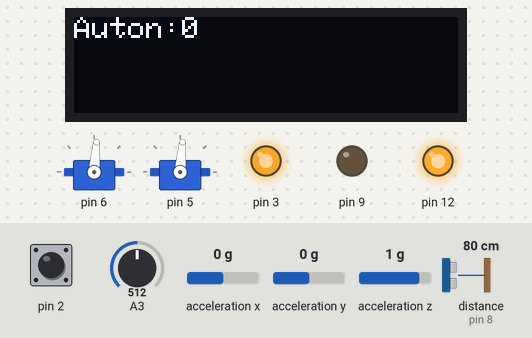
This sketch was run on a simulated Arduino Uno, built with avr-gcc and run on an emulated ATmega328P. Parts: 2 × servo, 128×32 one-colour display, output pins drawn as LEDs (lit = HIGH). Wiring (inferred from the names in the program): ultrasonic range finder: trigger pin 7; echo pin 8. The inputs (shaded band) are chosen by the test bench; at power-on: acceleration x 0 g, acceleration y 0 g, pin 2 HIGH, A3 = 512, acceleration z 1 g, distance to the obstacle (sensor on pin 8) 80 cm. The display library's start-up logo is not drawn; pins used as bus, display or sensor lines are not drawn; what the sketch prints to the serial monitor is not drawn.

Above: at 1.2 s.
1.3 s: acceleration x set to -1.4 g
At 1.77 s:
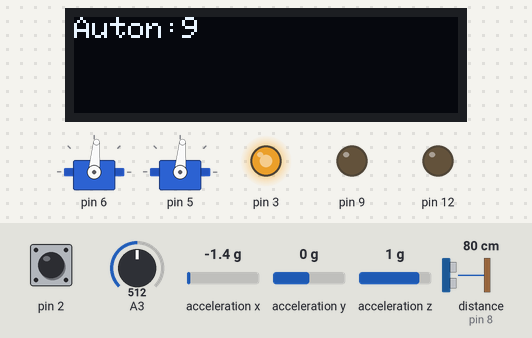
3.5 s: acceleration y set to -1.4 g
At 6.3 s:
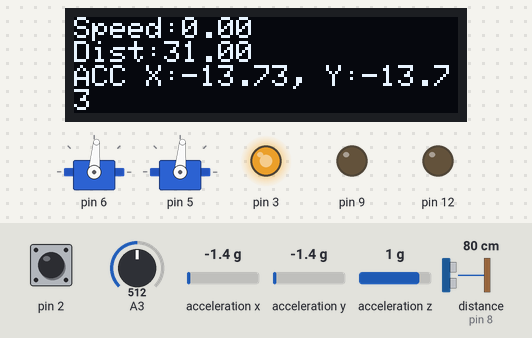
6.5 s: acceleration x set to -0.8 g
At 8.0 s:
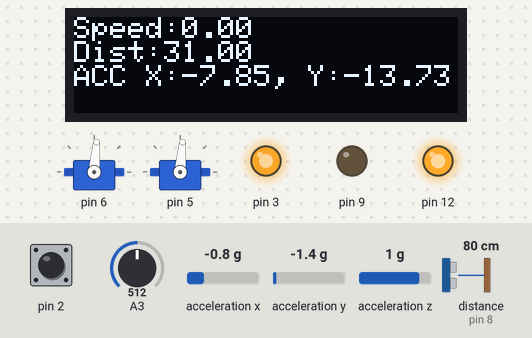
8.5 s: acceleration y set to -0.8 g
At 9.6 s:
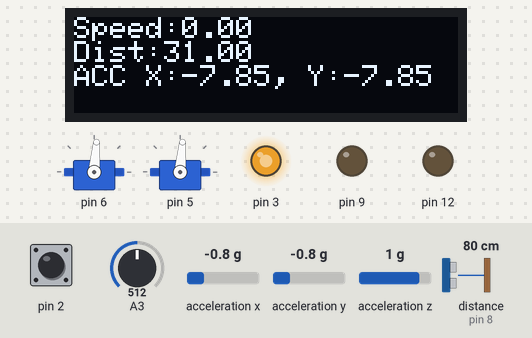
10.0 s: pin 2 pulled LOW for 0.15 s
13.1 s: pin 2 pulled LOW for 1 s
At 17.7 s:
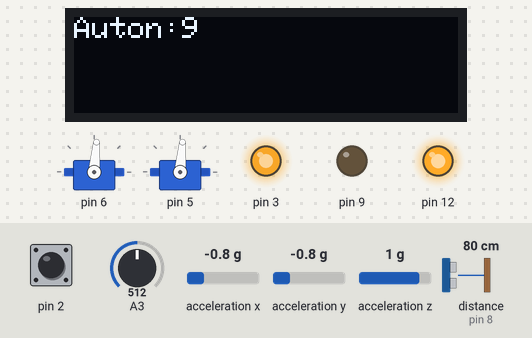
Timing chart, 0 to 18.1 s (numbered marks = the images above; inputs shaded):
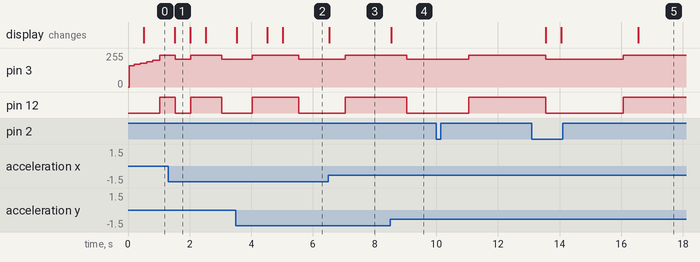

The sketch:

firmware.ino
```cpp
/**
 * firmware
 * @author Curt Henrchs
 * @date 7-22-2018
 *
 * Firmware for Roverbot, which is a small (approximatly 1 foot in length) with
 * a single drive motor and a steering servo. The sensor suite is limited to
 * an ultrasonic mounted on a servo at approximatly half a foot off the ground
 * and a simplistic homemade optical encoder used to sense general speed
 * information.
 */

//==============================================================================
//                               Libraries
//==============================================================================

#include "HardwareConfig.h"
#include "Hardware.h"
#include "Autonomous.h"

//==============================================================================
//                            Private Members
//==============================================================================

static Hardware _roverHardware;         //! Roverbot

//==============================================================================
//                                MAIN
//==============================================================================

void setup(void) {
  Serial.begin(9600);

  _roverHardware.begin();
  auto_reset();
}

void loop(void) {
  _roverHardware.update();
    auto_update(_roverHardware);
  delay(1);
}
```

Accelerometer.cpp
```cpp
/**
 * Accelerometer
 * @author Curt Henrichs
 * @date 7-7-21
 *
 * Thin wrapper around Adafruit accelerometer library. Used to extract
 * the relevant data for roverbot.
 */

//==============================================================================
//                                  Libraries
//==============================================================================

#include "Accelerometer.h"

#include "HardwareConfig.h"
#include <Wire.h>

//==============================================================================
//                            Class Implementation
//==============================================================================

/**
 * Constructor creates a new sensor
 */
Accelerometer::Accelerometer(void) : sensor() {
  x =  y = z = 0;
}

/**
     * Starts I2C comms
     */
void Accelerometer::begin(void) {
  sensor.begin(I2C_ACCEROMETER_ADDRESS);
}

/**
 * Queries the I2C device for latest state
 */
void Accelerometer::update(void) {
  sensors_event_t event;
  sensor.getEvent(&event);

  x = event.acceleration.x;
  y = event.acceleration.y;
  z = event.acceleration.z;
}

/**
 * @return Gets buffered x axis value
 */
float Accelerometer::getX(void) {
  return x;
}

/**
 * @return Gets buffered y axis value
 */
float Accelerometer::getY(void) {
  return y;
}

/**
 * @return Gets buffered z axis value
 */
float Accelerometer::getZ(void) {
  return z;
}
```

Accelerometer.h
```cpp
/**
 * Accelerometer
 * @author Curt Henrichs
 * @date 7-7-21
 *
 * Thin wrapper around Adafruit accelerometer library. Used to extract
 * the relevant data for roverbot.
 */

#ifndef ACCELEROMETER_H
#define ACCELEROMETER_H

//==============================================================================
//                                  Libraries
//==============================================================================

#include <Arduino.h>
#include <Adafruit_LIS3DH.h>
#include <Adafruit_Sensor.h>

//==============================================================================
//                            Class Declaration
//==============================================================================

class Accelerometer {

  private:
    Adafruit_LIS3DH sensor;   //! internal I2C sensor interface
    float x, y, z;            //! cached sensor readings

  public:
    /**
     * Constructor creates a new sensor
     */
    Accelerometer(void);
    /**
     * Starts I2C comms
     */
    void begin(void);
    /**
     * Queries the I2C device for latest state
     */
    void update(void);
    /**
     * @return Gets buffered x axis value
     */
    float getX(void);
    /**
     * @return Gets buffered y axis value
     */
    float getY(void);
    /**
     * @return Gets buffered z axis value
     */
    float getZ(void);
};

#endif
```

Autonomous.h
```cpp
/*
 * Autonomous
 * @author Curt Henrichs
 * @date 7-22-2018
 *
 * Autonomous module defines the state-machine to control Rovebot. The
 * state-machine architecture is built on the switch-case / subroutine
 * 'dispatcher' model. Everything is dependent on timer events running in the
 * main loop so it should be called every main loop tick.
 */

#ifndef AUTONOMOUS_H
#define AUTONOMOUS_H

//==============================================================================
//                                  Libraries
//==============================================================================

#include <Arduino.h>
#include "Hardware.h"

//==============================================================================
//                         Public Function Prototypes
//==============================================================================

/**
 * Resets autonomous state-machine. Call once after a need to reset the state
 * machine such as moving from manual operation to autonomous.
 */
void auto_reset(void);

/**
 * Main loop function that will handle the current auton state. This functions
 * could take a large finite amount of time to run due to the nature of the
 * robot.
 * @param hw is BubblesHardware object to manipulate
 */
void auto_update(Hardware& hw);

#endif
```

Display.cpp
```cpp
/**
 * Display
 * @author Curt Henrichs
 * @date 7-7-21
 *
 * Display provides a thin wrapper around the adafruit OLED library. Several
 * pages are layed out (each as a function) that can easily draw the robot's
 * state information. This module is mainly for debugging while disconnected
 * from the PC.
 */

//==============================================================================
//                                  Libraries
//==============================================================================

#include "Display.h"

#include "HardwareConfig.h"
#include <Wire.h>

//==============================================================================
//                         Constant and Macro Definition
//==============================================================================

#define SCREEN_WIDTH 128 // OLED display width, in pixels
#define SCREEN_HEIGHT 32 // OLED display height, in pixels

//==============================================================================
//                            Class Implementation
//==============================================================================
/**
 * Constructor creates a new internal display buffer
 */
Display::Display(void) : display(SCREEN_WIDTH, SCREEN_HEIGHT, &Wire, -1) {
  /* Do nothing */
}

/**
 * Starts I2C comms and sends initial buffer
 */
void Display::begin(void) {
  display.begin(SSD1306_SWITCHCAPVCC, I2C_DISPLAY_ADDRESS);
  display.display();
  display.setTextSize(1);
  display.setTextColor(SSD1306_WHITE);
}

/**
 * Clears the OLED display
 */
void Display::clear(void) {
  display.clearDisplay();
}

/**
 * Renders page - Autonomous state
 * @param state is current auton state code
 */
void Display::pageRender_auton(int state) {
  clear();

  display.setCursor(0,0);
  display.print(F("Auton:"));
  display.println(state);
  display.display();
}

/**
 * Renders page - Sensors
 * @param encoderSpeed is current speed from encoder
 * @param distance is current distance cached in ultrasonic
 * @param accX is current acceleration in X direction
 * @param accY is current acceleration in Y direction
 */
void Display::pageRender_sensors(float encoderSpeed, float distance, float accX, float accY) {
  clear();
  display.setCursor(0,0);
  display.print(F("Speed:"));
  display.println(encoderSpeed);
  display.print(F("Dist:"));
  display.println(distance);
  display.print(F("ACC X:"));
  display.print(accX);
  display.print(F(", Y:"));
  display.println(accY);
  display.display();
}

/**
 * Renders page - Motors
 * @param headServo is current value of servo motor
 * @param steerServo is current value of servo motor
 * @param driveMotor is current value of drive motor (+/- is direction)
 */
void Display::pageRender_motors(int headServo, int steerServo, int driveMotor) {
  clear();
  display.setCursor(0,0);
  display.print(F("Head:"));
  display.println(headServo);
  display.print(F("Steer:"));
  display.println(steerServo);
  display.print(F("Drive:"));
  display.println(driveMotor);
  display.display();
}
```

Display.h
```cpp
/**
 * Display
 * @author Curt Henrichs
 * @date 7-7-21
 *
 * Display provides a thin wrapper around the adafruit OLED library. Several
 * pages are layed out (each as a function) that can easily draw the robot's
 * state information. This module is mainly for debugging while disconnected
 * from the PC.
 */

#ifndef DISPLAY_H
#define DISPLAY_H

//==============================================================================
//                                  Libraries
//==============================================================================

#include <Arduino.h>
#include <Adafruit_GFX.h>
#include <Adafruit_SSD1306.h>

//==============================================================================
//                            Class Declaration
//==============================================================================

class Display {

  private:
    Adafruit_SSD1306 display; //! Internal buffer and comm logic

  public:
    /**
     * Constructor creates a new internal display buffer
     */
    Display(void);
    /**
     * Starts I2C comms and sends initial buffer
     */
    void begin(void);
    /**
     * Clears the OLED display
     */
    void clear(void);
    /**
     * Renders page - Autonomous state
     * @param state is current auton state code
     */
    void pageRender_auton(int state);
    /**
     * Renders page - Sensors
     * @param encoderSpeed is current speed from encoder
     * @param distance is current distance cached in ultrasonic
     * @param accX is current acceleration in X direction
     * @param accY is current acceleration in Y direction
     */
    void Display::pageRender_sensors(float encoderSpeed, float distance, float accX, float accY);
    /**
     * Renders page - Motors
     * @param headServo is current value of servo motor
     * @param steerServo is current value of servo motor
     * @param driveMotor is current value of drive motor (+/- is direction)
     */
    void pageRender_motors(int headServo, int steerServo, int driveMotor);
};


#endif
```

Encoder.cpp
```cpp
/**
 * Encoder
 * @author Curt Henrichs
 * @date 7-22-2018
 *
 * Encoder is an abstraction of the optical wheel encoder used to track the
 * speed of Roverbot. The encoder is low-resoultion but should be sufficient
 * for bang-bang speed control.
 */

//==============================================================================
//                               Libraries
//==============================================================================

#include "Encoder.h"

//==============================================================================
//                         Constant and Macro Definition
//==============================================================================

#define UPDATE_TIME               150 //! Calculate new speed interval

#define ANALOG_ENCODER_THRESHOLD  350 //! Light value mapping (from experiment)

#define TICKS_PER_REV             4.0 //! Encoder conversion

//==============================================================================
//                            Class Implementation
//==============================================================================

/**
 * Constructor create a default encoder (no hardware access)
 * @param pin is analog pin to attach encoder to
 */
Encoder::Encoder(byte pin) {
  analogPin = pin;
  updateTimer = 0;
  speed = 0;
  count = 0;
}

/**
 * Initialize hardware interface of encoder (at runtime). Used since
 * constuction happens before hardware 'enumerated'
 */
void Encoder::init(void) {
  encoderState = analogRead(analogPin) > ANALOG_ENCODER_THRESHOLD;
}

/**
 * Samples ticks of the encoder and determines speed on event. Call every
 * main event loop.
 */
void Encoder::update(void) {

  bool nextState = analogRead(analogPin) > ANALOG_ENCODER_THRESHOLD;
  if (nextState != encoderState) {
    encoderState = nextState;
    count++; //tick
  }

  if (updateTimer >= UPDATE_TIME) {
    updateTimer -= UPDATE_TIME;
    speed = (count / (UPDATE_TIME /  1000.0)) / TICKS_PER_REV;
    count = 0;
  }
}

/**
 * @return gets the current speed in rev / sec
 */
float Encoder::getSpeed(void) {
  return speed;
}
```

Encoder.h
```cpp
/**
 * Encoder
 * @author Curt Henrichs
 * @date 7-22-2018
 *
 * Encoder is an abstraction of the optical wheel encoder used to track the
 * speed of Roverbot. The encoder is low-resoultion but should be sufficient
 * for bang-bang speed control.
 */

#ifndef ENCODER_H
#define ENCODER_H

//==============================================================================
//                                  Libraries
//==============================================================================

#include <Arduino.h>
#include <elapsedMillis.h>

//==============================================================================
//                            Class Declaration
//==============================================================================

/**
 * Encoder interfaces with custom optical encoder which uses a CDS cell to
 * determine light / dark on the wheel.
 */
class Encoder {

  private:
    byte analogPin;             //! Analog pin to read ADC raw value
    elapsedMillis updateTimer;  //! Timer used to determine speed
    uint32_t count;             //! Number of ticks captured
    bool encoderState;          //! whether light (true) / dark (false)
    float speed;                //! calculated current speed

  public:
    /**
     * Constructor create a default encoder (no hardware access)
     * @param pin is analog pin to attach encoder to
     */
    Encoder(byte pin);
    /**
     * Initialize hardware interface of encoder (at runtime). Used since
     * constuction happens before hardware 'enumerated'
     */
    void init(void);
    /**
     * Samples ticks of the encoder and determines speed on event. Call every
     * main event loop.
     */
    void update(void);
    /**
     * @return gets the current speed in rev / sec
     */
    float getSpeed(void);
};

#endif
```

MotorController.cpp
```cpp
/**
 * MotorController
 * @author Curt Henrichs
 * @date 7-22-2018
 *
 * Abstraction of the Arduino motor controller shield to control the single
 * drive motor of roverbot.
 */

//==============================================================================
//                                Libraries
//==============================================================================

#include "MotorController.h"
#include "HardwareConfig.h"

//==============================================================================
//                       Constants and Macro Definitions
//==============================================================================

#define OFF_PWM 							(0)	//! No signal on pin = 0ff

//==============================================================================
//                           Class Implementation
//==============================================================================

/**
 * Constructor for motor controller maps the pins addresses to the software
 * structure.
 * @param dirPin direction control pin
 * @param stopPin enable/disable pin for controller
 * @param speedPin PWM pin to control speed of motor
 */
MotorController::MotorController(byte dirPin, byte stopPin, byte speedPin){
	_dirPin = dirPin;
	_stopPin = stopPin;
	_speedPin = speedPin;
}

/**
 * Sets up interface with hardware, as constructor is called before hardware
 * in enumerated, thus an error occurs.
 */
void MotorController::begin(void){
  pinMode(_dirPin,OUTPUT);
  pinMode(_stopPin,OUTPUT);
  pinMode(_speedPin,OUTPUT);
  digitalWrite(_dirPin,LOW);
  digitalWrite(_stopPin,LOW);
  digitalWrite(_speedPin,LOW);

  _lastDirection = 0;
  _lastSpeed = 0;
}

/**
 * Command the motor to stop moving (what ever that means)
 */
void MotorController::stop(void) {
	_lastSpeed = OFF_PWM;
	_lastDirection = 0;
	analogWrite(_speedPin,OFF_PWM);
}

/**
 * Commands the motor in the forward direction (what ever that means)
 * @param speed is scaler PWM speed to travel at
 */
void MotorController::forward(byte speed) {
	_lastSpeed = speed;
	_lastDirection = 1;
	digitalWrite(_dirPin,LOW);
	digitalWrite(_stopPin,LOW);
	analogWrite(_speedPin,speed);
}

/**
 * Commands the motor in the reverse direction (what ever that means)
 * @param speed is scaler PWM speed to travel at
 */
void MotorController::reverse(byte speed) {
	_lastSpeed = speed;
	_lastDirection = -1;
	digitalWrite(_dirPin,HIGH);
	digitalWrite(_stopPin,LOW);
	analogWrite(_speedPin,speed);
}

/**
 * @return Gets the last speed set on the motor controller
 */
int MotorController::getSpeed(void) {
	return _lastSpeed;
}

/**
 * @return Gets the last direction set on the motor controller
 */
int MotorController::getDirection(void) {
	return _lastDirection;
}
```

Source omitted: Autonomous.cpp (18242 bytes), Hardware.cpp (9910 bytes), Hardware.h (5689 bytes), MotorController.h (2283 bytes), UltrasonicSensor.cpp (1897 bytes), UltrasonicSensor.h (1844 bytes), HardwareConfig.h (2011 bytes)

Measured:
- after the input at 1.3 s, pin 3: 240/255 → 210/255 after 0.23 s instead of 1.7 s
- after the input at 6.5 s, the display: changes at once (image 3)
- after the input at 8.5 s, pin 3: 240/255 → 210/255 after 0.55 s; the display: changes at once (image 4)
- after the input at 13.1 s, pin 3: 240/255 → 210/255 after 0.46 s, → 240/255 2.5 s later; the display: changes after 0.45 s (image 5)
- what the display in image 1 shows lasts 0.5 s, from 1.5 s to 2.0 s
